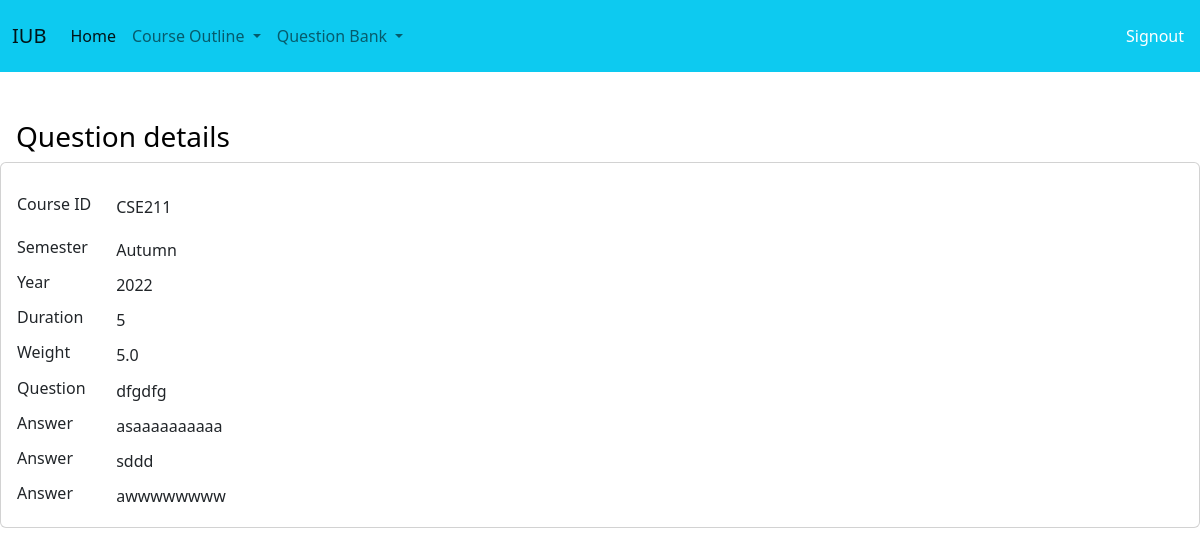
The app's page /show/1 with its own data.
### bank/models.py (models this page shows, shortened)
class Question(models.Model):
    SEMS=(
        ('Summer','Summer'),
        ('Spring','Spring'),
        ('Autumn', 'Autumn')
    )
    semester=models.CharField(max_length=6, choices=SEMS)
    year=models.IntegerField(default=2022)
    duration=models.CharField(max_length=10)
    question=models.TextField()
    mark=models.FloatField()
    course_ID=models.OneToOneField(Course,on_delete=models.CASCADE,related_name="q_course")

class Course(models.Model):
    courseID=models.CharField(max_length=6, null=False,unique=True)
    courseName=models.CharField(max_length=50)
    credits=models.IntegerField()
    programID=models.ForeignKey(Program,on_delete=models.CASCADE,related_name="course_prog")
    course_deptID=models.ForeignKey(Department,on_delete=models.CASCADE,related_name="course_dep")
    def __str__(self):
        return self.courseID

class Answer(models.Model):
    ans=models.CharField(max_length=1000,null=True,blank=True)
    q_pk=models.ForeignKey(Question,on_delete=models.CASCADE,related_name="ans_qpk")

### bank/views.py (the view)
# urls.py: path('show/<question_id>', views.showQuestion,name="show_Question"),
def showQuestion(request,question_id):
    question=Question.objects.get(pk=question_id)
    answers=Answer.objects.filter(q_pk=question)
    context={'question':question,'answers':answers}
    return render(request,'bank/showQuestion.html', context)

### bank/templates/bank/showQuestion.html (shortened to what this page needs)
{% extends 'bank/base.html' %}
{% block title %}
Question details
{% endblock %}
{% block content %}
<div class="card card-body">
    <div class="mt-3 row justify-content-start">
      <div class="col-1">
        <h6>Course ID</h6>
      </div>
      <div class="col-8">
        {{question.course_ID}}
      </div>
   </div>
    <div class="mt-3 row justify-content-start">
        <div class="col-1">
          <h6>Semester</h6>
        </div>
        <div class="col-8">
          {{question.semester}}
        </div>
    </div>
    <div class="mt-2 row justify-content-start">
        <div class="col-1">
          <h6>Year</h6>
        </div>
        <div class="col-8">
          {{question.year}}
        </div>
    </div>
    <div class="mt-2 row justify-content-start">
        <div class="col-1">
          <h6>Duration</h6>
        </div>
        <div class="col-8">
          {{question.duration}}
        </div>
    </div>
    <div class="mt-2 row justify-content-start">
        <div class="col-1">
          <h6>Weight</h6>
        </div>
        <div class="col-8">
          {{question.mark}}
        </div>
    </div>
    <div class="mt-2 row justify-content-start">
        <div class="col-1">
          <h6>Question</h6>
        </div>
        <div class="col-8">
          {{question.question}}
        </div>
    </div>
    {% for a in answers %}
    <div class="mt-2 row justify-content-start">
       {% if a.ans %}
        <div class="col-1">
          <h6>Answer</h6>
        </div>
        <div class="col-8">
          {{a.ans}}
        {% endif %}
    </div>
    </div>
    {% endfor %}
</div>
{% endblock %}

### records on screen
Question: course_ID "CSE211", semester "Autumn", year "2022", duration "5", mark "5.0", question "dfgdfg"
Answer: ans "asaaaaaaaaaa"
Answer: ans "sddd"
Answer: ans "awwwwwwww"
